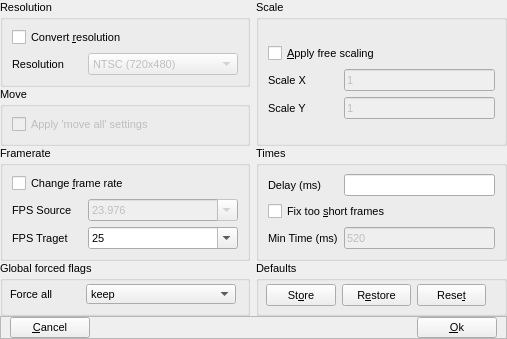
<?xml version="1.0" encoding="UTF-8"?>
<ui version="4.0">
 <class>ConversionDialog</class>
 <widget class="QDialog" name="ConversionDialog">
  <property name="geometry">
   <rect>
    <x>0</x>
    <y>0</y>
    <width>500</width>
    <height>350</height>
   </rect>
  </property>
  <property name="minimumSize">
   <size>
    <width>500</width>
    <height>350</height>
   </size>
  </property>
  <property name="font">
   <font>
    <family>Tahoma</family>
    <pointsize>8</pointsize>
   </font>
  </property>
  <property name="windowTitle">
   <string>Conversion Options</string>
  </property>
  <property name="modal">
   <bool>true</bool>
  </property>
  <layout class="QGridLayout" name="gridLayout">
   <property name="sizeConstraint">
    <enum>QLayout::SetFixedSize</enum>
   </property>
   <property name="horizontalSpacing">
    <number>6</number>
   </property>
   <property name="verticalSpacing">
    <number>0</number>
   </property>
   <property name="margin">
    <number>0</number>
   </property>
   <item row="0" column="0">
    <widget class="QGroupBox" name="resolutionGroupBox">
     <property name="minimumSize">
      <size>
       <width>240</width>
       <height>80</height>
      </size>
     </property>
     <property name="title">
      <string>Resolution</string>
     </property>
     <layout class="QVBoxLayout" name="verticalLayout">
      <item>
       <widget class="QCheckBox" name="convertResolutionCheckBox">
        <property name="toolTip">
         <string>Convert resolution</string>
        </property>
        <property name="text">
         <string>Convert &amp;resolution</string>
        </property>
       </widget>
      </item>
      <item>
       <layout class="QFormLayout" name="formLayout_6">
        <item row="0" column="0">
         <widget class="QLabel" name="resolutionLabel">
          <property name="minimumSize">
           <size>
            <width>70</width>
            <height>20</height>
           </size>
          </property>
          <property name="text">
           <string>Resolution</string>
          </property>
         </widget>
        </item>
        <item row="0" column="1">
         <widget class="QComboBox" name="resolutionComboBox">
          <property name="enabled">
           <bool>false</bool>
          </property>
          <property name="minimumSize">
           <size>
            <width>150</width>
            <height>20</height>
           </size>
          </property>
          <property name="toolTip">
           <string>Select the target resolution</string>
          </property>
          <item>
           <property name="text">
            <string>NTSC (720x480)</string>
           </property>
          </item>
          <item>
           <property name="text">
            <string>PAL (720x576)</string>
           </property>
          </item>
          <item>
           <property name="text">
            <string>720p (1280x720)</string>
           </property>
          </item>
          <item>
           <property name="text">
            <string>1080p- (1440x1080)</string>
           </property>
          </item>
          <item>
           <property name="text">
            <string>1080p (1920x1080)</string>
           </property>
          </item>
         </widget>
        </item>
       </layout>
      </item>
     </layout>
    </widget>
   </item>
   <item row="1" column="0">
    <widget class="QGroupBox" name="moveGroupBox">
     <property name="minimumSize">
      <size>
       <width>240</width>
       <height>50</height>
      </size>
     </property>
     <property name="title">
      <string>Move</string>
     </property>
     <layout class="QGridLayout" name="gridLayout_2">
      <item row="0" column="0">
       <widget class="QCheckBox" name="applyMoveAllSettingsCheckBox">
        <property name="enabled">
         <bool>false</bool>
        </property>
        <property name="toolTip">
         <string>Apply settings for moving captions</string>
        </property>
        <property name="text">
         <string>Apply 'move all' settings</string>
        </property>
       </widget>
      </item>
     </layout>
    </widget>
   </item>
   <item row="2" column="0">
    <widget class="QGroupBox" name="framerateGroupBox">
     <property name="minimumSize">
      <size>
       <width>240</width>
       <height>110</height>
      </size>
     </property>
     <property name="title">
      <string>Framerate</string>
     </property>
     <layout class="QVBoxLayout" name="verticalLayout_4">
      <item>
       <widget class="QCheckBox" name="changeFrameRateCheckBox">
        <property name="toolTip">
         <string>Convert frame rate from FPS Source to FPS target</string>
        </property>
        <property name="text">
         <string>Change &amp;frame rate</string>
        </property>
       </widget>
      </item>
      <item>
       <layout class="QFormLayout" name="formLayout_2">
        <item row="0" column="0">
         <widget class="QLabel" name="sourceFramerateLabel">
          <property name="minimumSize">
           <size>
            <width>70</width>
            <height>20</height>
           </size>
          </property>
          <property name="text">
           <string>FPS Source</string>
          </property>
         </widget>
        </item>
        <item row="0" column="1">
         <widget class="QComboBox" name="sourceFramerateComboBox">
          <property name="enabled">
           <bool>false</bool>
          </property>
          <property name="minimumSize">
           <size>
            <width>150</width>
            <height>20</height>
           </size>
          </property>
          <property name="toolTip">
           <string>Set the source frame rate (only needed for frame rate conversion)</string>
          </property>
          <property name="editable">
           <bool>true</bool>
          </property>
          <property name="currentIndex">
           <number>1</number>
          </property>
          <item>
           <property name="text">
            <string>23.975</string>
           </property>
          </item>
          <item>
           <property name="text">
            <string>23.976</string>
           </property>
          </item>
          <item>
           <property name="text">
            <string>24</string>
           </property>
          </item>
          <item>
           <property name="text">
            <string>25</string>
           </property>
          </item>
          <item>
           <property name="text">
            <string>29.97</string>
           </property>
          </item>
          <item>
           <property name="text">
            <string>50</string>
           </property>
          </item>
          <item>
           <property name="text">
            <string>59.94</string>
           </property>
          </item>
         </widget>
        </item>
       </layout>
      </item>
      <item>
       <layout class="QFormLayout" name="formLayout_3">
        <item row="0" column="0">
         <widget class="QLabel" name="targetFramerateLabel">
          <property name="minimumSize">
           <size>
            <width>70</width>
            <height>20</height>
           </size>
          </property>
          <property name="text">
           <string>FPS Traget</string>
          </property>
         </widget>
        </item>
        <item row="0" column="1">
         <widget class="QComboBox" name="targetFramerateComboBox">
          <property name="minimumSize">
           <size>
            <width>150</width>
            <height>20</height>
           </size>
          </property>
          <property name="editable">
           <bool>true</bool>
          </property>
          <property name="currentIndex">
           <number>3</number>
          </property>
          <item>
           <property name="text">
            <string>23.975</string>
           </property>
          </item>
          <item>
           <property name="text">
            <string>23.976</string>
           </property>
          </item>
          <item>
           <property name="text">
            <string>24</string>
           </property>
          </item>
          <item>
           <property name="text">
            <string>25</string>
           </property>
          </item>
          <item>
           <property name="text">
            <string>29.97</string>
           </property>
          </item>
          <item>
           <property name="text">
            <string>50</string>
           </property>
          </item>
          <item>
           <property name="text">
            <string>59.94</string>
           </property>
          </item>
         </widget>
        </item>
       </layout>
      </item>
     </layout>
    </widget>
   </item>
   <item row="2" column="1">
    <widget class="QGroupBox" name="timesGroupBox">
     <property name="minimumSize">
      <size>
       <width>240</width>
       <height>105</height>
      </size>
     </property>
     <property name="title">
      <string>Times</string>
     </property>
     <layout class="QVBoxLayout" name="verticalLayout_3">
      <item>
       <layout class="QFormLayout" name="formLayout_5">
        <item row="0" column="0">
         <widget class="QLabel" name="delayLabel">
          <property name="minimumSize">
           <size>
            <width>70</width>
            <height>20</height>
           </size>
          </property>
          <property name="text">
           <string>Delay (ms)</string>
          </property>
         </widget>
        </item>
        <item row="0" column="1">
         <widget class="QLineEdit" name="delayLineEdit">
          <property name="toolTip">
           <string>Set global delay (in milliseconds) added to all timestamps</string>
          </property>
         </widget>
        </item>
       </layout>
      </item>
      <item>
       <widget class="QCheckBox" name="fixTooShortFramesCheckBox">
        <property name="toolTip">
         <string>Force a minimum display duration of 'Min Time'</string>
        </property>
        <property name="text">
         <string>Fix too &amp;short frames</string>
        </property>
       </widget>
      </item>
      <item>
       <layout class="QFormLayout" name="formLayout_4">
        <item row="0" column="0">
         <widget class="QLabel" name="minTimeLabel">
          <property name="minimumSize">
           <size>
            <width>70</width>
            <height>20</height>
           </size>
          </property>
          <property name="text">
           <string>Min Time (ms)</string>
          </property>
         </widget>
        </item>
        <item row="0" column="1">
         <widget class="QLineEdit" name="minTimeLineEdit">
          <property name="enabled">
           <bool>false</bool>
          </property>
          <property name="toolTip">
           <string>Set minimum display time for a subtitle</string>
          </property>
          <property name="text">
           <string>520</string>
          </property>
         </widget>
        </item>
       </layout>
      </item>
     </layout>
    </widget>
   </item>
   <item row="3" column="0">
    <widget class="QGroupBox" name="forcedFlagsGroupBox">
     <property name="minimumSize">
      <size>
       <width>240</width>
       <height>50</height>
      </size>
     </property>
     <property name="title">
      <string>Global forced flags</string>
     </property>
     <widget class="QLabel" name="forceAllLabel">
      <property name="geometry">
       <rect>
        <x>10</x>
        <y>23</y>
        <width>70</width>
        <height>20</height>
       </rect>
      </property>
      <property name="minimumSize">
       <size>
        <width>70</width>
        <height>20</height>
       </size>
      </property>
      <property name="text">
       <string>Force all</string>
      </property>
     </widget>
     <widget class="QComboBox" name="forceFlagsComboBox">
      <property name="geometry">
       <rect>
        <x>86</x>
        <y>23</y>
        <width>150</width>
        <height>20</height>
       </rect>
      </property>
      <property name="minimumSize">
       <size>
        <width>150</width>
        <height>20</height>
       </size>
      </property>
      <property name="toolTip">
       <string>Select the target resolution</string>
      </property>
      <item>
       <property name="text">
        <string>keep</string>
       </property>
      </item>
      <item>
       <property name="text">
        <string>set all</string>
       </property>
      </item>
      <item>
       <property name="text">
        <string>clear all</string>
       </property>
      </item>
     </widget>
    </widget>
   </item>
   <item row="3" column="1">
    <widget class="QGroupBox" name="defaultsGroupBox">
     <property name="minimumSize">
      <size>
       <width>240</width>
       <height>55</height>
      </size>
     </property>
     <property name="title">
      <string>Defaults</string>
     </property>
     <widget class="QPushButton" name="storeButton">
      <property name="geometry">
       <rect>
        <x>10</x>
        <y>23</y>
        <width>70</width>
        <height>22</height>
       </rect>
      </property>
      <property name="toolTip">
       <string>Store current settings as default</string>
      </property>
      <property name="text">
       <string>St&amp;ore</string>
      </property>
      <property name="autoDefault">
       <bool>false</bool>
      </property>
     </widget>
     <widget class="QPushButton" name="restoreButton">
      <property name="geometry">
       <rect>
        <x>86</x>
        <y>23</y>
        <width>69</width>
        <height>22</height>
       </rect>
      </property>
      <property name="toolTip">
       <string>Restore last default settings</string>
      </property>
      <property name="text">
       <string>R&amp;estore</string>
      </property>
      <property name="autoDefault">
       <bool>false</bool>
      </property>
     </widget>
     <widget class="QPushButton" name="resetButton">
      <property name="geometry">
       <rect>
        <x>161</x>
        <y>23</y>
        <width>69</width>
        <height>22</height>
       </rect>
      </property>
      <property name="toolTip">
       <string>Reset defaults</string>
      </property>
      <property name="text">
       <string>Rese&amp;t</string>
      </property>
      <property name="autoDefault">
       <bool>false</bool>
      </property>
     </widget>
    </widget>
   </item>
   <item row="4" column="0" colspan="2">
    <widget class="QFrame" name="buttonsPanel">
     <property name="frameShape">
      <enum>QFrame::StyledPanel</enum>
     </property>
     <property name="frameShadow">
      <enum>QFrame::Raised</enum>
     </property>
     <layout class="QHBoxLayout" name="horizontalLayout">
      <property name="spacing">
       <number>0</number>
      </property>
      <property name="leftMargin">
       <number>9</number>
      </property>
      <property name="topMargin">
       <number>0</number>
      </property>
      <property name="bottomMargin">
       <number>0</number>
      </property>
      <item>
       <widget class="QPushButton" name="cancelButton">
        <property name="toolTip">
         <string>Lose all changes and use the default values</string>
        </property>
        <property name="text">
         <string>&amp;Cancel</string>
        </property>
        <property name="autoDefault">
         <bool>false</bool>
        </property>
       </widget>
      </item>
      <item>
       <spacer name="horizontalSpacer">
        <property name="orientation">
         <enum>Qt::Horizontal</enum>
        </property>
        <property name="sizeHint" stdset="0">
         <size>
          <width>327</width>
          <height>20</height>
         </size>
        </property>
       </spacer>
      </item>
      <item>
       <widget class="QPushButton" name="okButton">
        <property name="toolTip">
         <string>Use current values and continue</string>
        </property>
        <property name="text">
         <string>&amp;Ok</string>
        </property>
        <property name="autoDefault">
         <bool>false</bool>
        </property>
       </widget>
      </item>
     </layout>
    </widget>
   </item>
   <item row="0" column="1" rowspan="2">
    <widget class="QGroupBox" name="scaleGroupBox">
     <property name="minimumSize">
      <size>
       <width>240</width>
       <height>105</height>
      </size>
     </property>
     <property name="font">
      <font>
       <family>Tahoma</family>
      </font>
     </property>
     <property name="title">
      <string>Scale</string>
     </property>
     <layout class="QVBoxLayout" name="verticalLayout_2">
      <item>
       <spacer name="verticalSpacer">
        <property name="orientation">
         <enum>Qt::Vertical</enum>
        </property>
        <property name="sizeHint" stdset="0">
         <size>
          <width>20</width>
          <height>10</height>
         </size>
        </property>
       </spacer>
      </item>
      <item>
       <widget class="QCheckBox" name="scaleCheckBox">
        <property name="toolTip">
         <string>Allow free scaling of subtitles in X and Y direction</string>
        </property>
        <property name="text">
         <string>&amp;Apply free scaling</string>
        </property>
       </widget>
      </item>
      <item>
       <layout class="QFormLayout" name="formLayout">
        <property name="verticalSpacing">
         <number>0</number>
        </property>
        <item row="0" column="0">
         <widget class="QLabel" name="scaleXLabel">
          <property name="minimumSize">
           <size>
            <width>70</width>
            <height>20</height>
           </size>
          </property>
          <property name="text">
           <string>Scale X</string>
          </property>
         </widget>
        </item>
        <item row="0" column="1">
         <widget class="QLineEdit" name="scaleXLineEdit">
          <property name="enabled">
           <bool>false</bool>
          </property>
          <property name="toolTip">
           <string>Set free scaling factor in X direction</string>
          </property>
          <property name="text">
           <string>1</string>
          </property>
         </widget>
        </item>
       </layout>
      </item>
      <item>
       <layout class="QFormLayout" name="formLayout_8">
        <property name="fieldGrowthPolicy">
         <enum>QFormLayout::AllNonFixedFieldsGrow</enum>
        </property>
        <property name="verticalSpacing">
         <number>0</number>
        </property>
        <item row="0" column="1">
         <widget class="QLineEdit" name="scaleYLineEdit">
          <property name="enabled">
           <bool>false</bool>
          </property>
          <property name="toolTip">
           <string>Set free scaling factor in Y direction</string>
          </property>
          <property name="text">
           <string>1</string>
          </property>
         </widget>
        </item>
        <item row="0" column="0">
         <widget class="QLabel" name="scaleYLabel">
          <property name="minimumSize">
           <size>
            <width>70</width>
            <height>20</height>
           </size>
          </property>
          <property name="text">
           <string>Scale Y</string>
          </property>
         </widget>
        </item>
       </layout>
      </item>
      <item>
       <spacer name="verticalSpacer_2">
        <property name="orientation">
         <enum>Qt::Vertical</enum>
        </property>
        <property name="sizeHint" stdset="0">
         <size>
          <width>20</width>
          <height>10</height>
         </size>
        </property>
       </spacer>
      </item>
     </layout>
    </widget>
   </item>
  </layout>
 </widget>
 <resources/>
 <connections/>
</ui>
